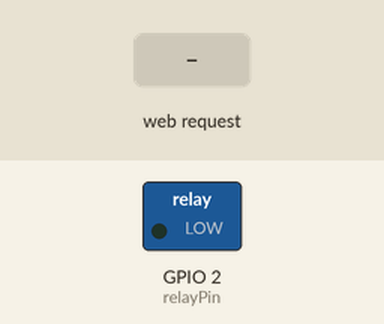
Simulated run of this sketch. Board: ESP8266 (NodeMCU). Parts: switched loads named in the sketch (green lamp = pin HIGH). The test bench sets the inputs (shaded band). WiFi joins after 1.5 s; servers stay silent unless stated; what the sketch prints to the serial monitor is not drawn.

Above: at 2.7 s.
2.8 s: HTTP request GET /?state=on received
At 4.0 s:
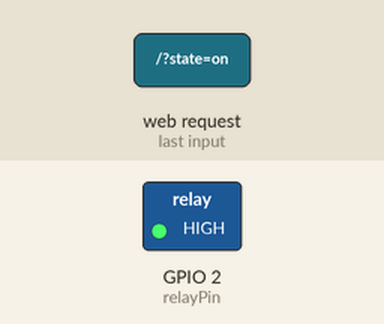
4.3 s: HTTP request GET /?state=off received
At 5.2 s:
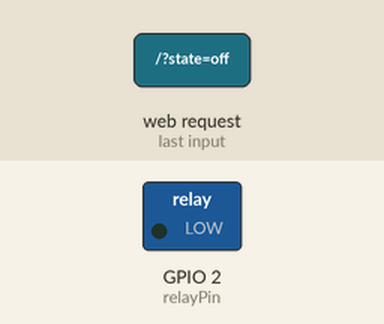
Timing chart, 0 to 7.3 s (numbered marks = the images above; inputs shaded):
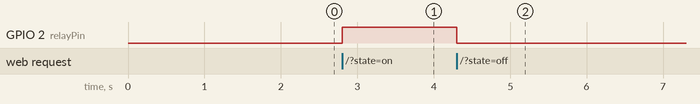

Measured:
- after the input at 2.8 s, GPIO 2 (relayPin): LOW → HIGH at once
- after the input at 4.3 s, GPIO 2 (relayPin): HIGH → LOW at once

The sketch:

ESP_server.ino
```cpp
#include <ESP8266WiFi.h>
#include <ESP8266WebServer.h>

const char* ssid = "WIFI_SSID";
const char* password = "WIFI_AUTH_CODE";
ESP8266WebServer server(80);

bool relayState = false; // Tracks the state of the relay

const int relayPin = 2; // Change to the appropriate pin

void setup() {
  Serial.begin(115200);
  pinMode(relayPin, OUTPUT);
  digitalWrite(relayPin, LOW); // Ensure relay is initially off

  WiFi.begin(ssid, password);
  Serial.println("");

  // Wait for connection
  while (WiFi.status() != WL_CONNECTED) {
    delay(500);
    Serial.print(".");
  }
  Serial.println("");
  Serial.print("Connected to ");
  Serial.println(ssid);
  Serial.print("IP address: ");
  Serial.println(WiFi.localIP());

  server.on("/", handleRoot);
  server.begin();
  Serial.println("HTTP server started");
}

void loop() {
  server.handleClient();
}

void handleRoot() {
  if (server.args() > 0) {
    String stateArg = server.arg("state");
    if (stateArg == "on") {
      relayState = true;
      digitalWrite(relayPin, HIGH); // Turn on relay
    } else if (stateArg == "off") {
      relayState = false;
      digitalWrite(relayPin, LOW); // Turn off relay
    }
  }
  server.send(200, "text/plain", relayState ? "Relay is ON" : "Relay is OFF");
}
```
